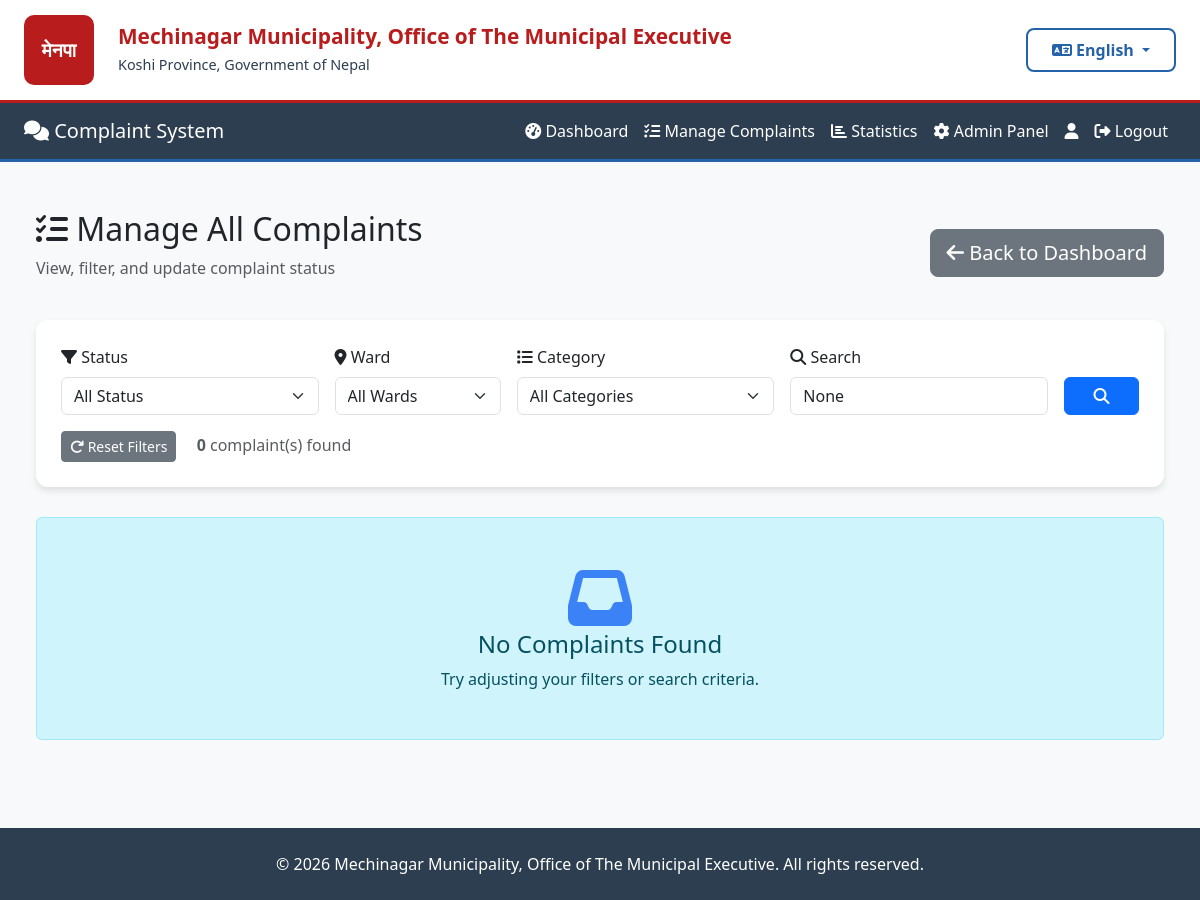
The page /complaints/admin/list/ (signed in) on the database as committed earlier.
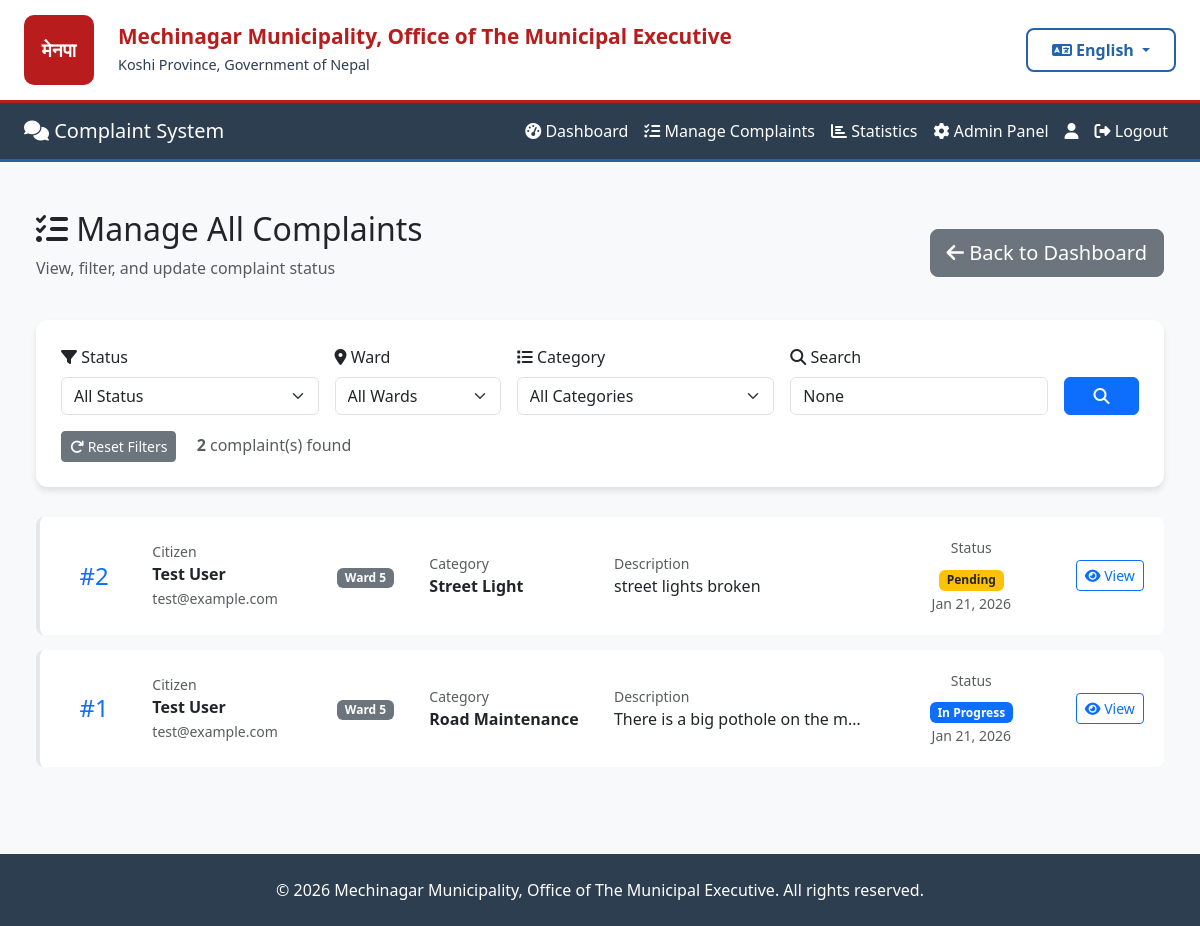
The same page on the database as committed later.
### complaints/models.py (models this page shows, shortened)
class Complaint(models.Model):
    STATUS_CHOICES = [
        ('Pending', 'Pending'),
        ('In Progress', 'In Progress'),
        ('Resolved', 'Resolved'),
    ]
    CATEGORY_CHOICES = [
        ('Road Maintenance', 'Road Maintenance'),
        ('Street Light', 'Street Light'),
        ('Water Supply', 'Water Supply'),
        ('Sanitation', 'Sanitation'),
        ('Traffic', 'Traffic'),
        ('Parks', 'Parks & Recreation'),
        ('Other', 'Other'),
    ]
    WARD_CHOICES = [(str(i), f'Ward {i}') for i in range(1, 16)]
    user = models.ForeignKey(
        settings.AUTH_USER_MODEL,
        on_delete=models.CASCADE,
        related_name='complaints'
    )
    ward = models.CharField(
        max_length=2,
        choices=WARD_CHOICES,
        help_text="Select your ward number (1-15)"
    )
    category = models.CharField(max_length=100, choices=CATEGORY_CHOICES)
    description = models.TextField()
    image = models.ImageField(upload_to=complaint_image_path, blank=True, null=True)
    status = models.CharField(max_length=20, choices=STATUS_CHOICES, default='Pending')
    created_at = models.DateTimeField(auto_now_add=True)
    updated_at = models.DateTimeField(auto_now=True)
    class Meta:
        db_table = 'complaints'
        ordering = ['-created_at']
        verbose_name = 'Complaint'
        verbose_name_plural = 'Complaints'
        indexes = [
            models.Index(fields=['status', 'created_at']),
            models.Index(fields=['ward', 'status']),
        ]

### accounts/models.py (models this page shows, shortened)
class User(AbstractUser):
    WARD_CHOICES = [(str(i), f'Ward {i}') for i in range(1, 16)]
    fullname = models.CharField(max_length=200)
    phone = models.CharField(max_length=20, blank=True, null=True)
    address = models.TextField(blank=True, null=True)
    ward = models.CharField(
        max_length=2,
        choices=WARD_CHOICES,
        blank=True,
        null=True,
        help_text="Your ward number (1-15)"
    )
    created_at = models.DateTimeField(auto_now_add=True)
    class Meta:
        db_table = 'users'

### complaints/admin_views.py (the view)
# urls.py: path('admin/list/', admin_views.admin_complaint_list, name='admin_complaint_list'),
@login_required
@user_passes_test(is_admin)
def admin_complaint_list(request):
    complaints = Complaint.objects.select_related('user').order_by('-created_at')
    status_filter = request.GET.get('status')
    ward_filter = request.GET.get('ward')
    category_filter = request.GET.get('category')
    search = request.GET.get('search')
    if status_filter:
        complaints = complaints.filter(status=status_filter)
    if ward_filter:
        complaints = complaints.filter(ward=ward_filter)
    if category_filter:
        complaints = complaints.filter(category=category_filter)
    if search:
        complaints = complaints.filter(
            Q(description__icontains=search) |
            Q(user__fullname__icontains=search) |
            Q(user__email__icontains=search)
        )
    context = {
        'complaints': complaints,
        'status_filter': status_filter,
        'ward_filter': ward_filter,
        'category_filter': category_filter,
        'search': search,
    }
    return render(request, 'complaints/admin_complaint_list.html', context)

### complaints/admin_views.py (called while the page is built)
def is_admin(user):
    return user.is_staff

### core/context_processors.py (called while the page is built)
def language(request):
    lang = request.session.get('language', 'en')
    return {
        'lang': lang,
        'translations': get_lang_dict(lang),
        't': get_lang_dict(lang),  # Shorter alias
    }

### core/translation.py (called while the page is built)
def get_lang_dict(lang='en'):
    return TRANSLATIONS.get(lang, TRANSLATIONS['en'])

### complaints/templates/complaints/admin_complaint_list.html (shortened to what the changed rows need)
{% extends 'base.html' %}
{% block content %}
<div class="container-fluid py-4">
    <div class="row mb-4">
        <div class="col-12 d-flex justify-content-between align-items-center">
            <div>
                <h2>
                    <i class="fas fa-tasks"></i> Manage All Complaints
                </h2>
            </div>
        </div>
    </div>
    <div class="filter-card">
        <div class="mt-3">
            <span class="ms-3 text-muted">
                <strong>{{ complaints.count }}</strong> complaint(s) found
            </span>
        </div>
    </div>
    {% if complaints %}
        {% for complaint in complaints %}
            <div class="complaint-row">
                <div class="row align-items-center">
                    <div class="col-md-1 text-center">
                        <h4 class="mb-0 text-primary">#{{ complaint.id }}</h4>
                    </div>
                    <div class="col-md-2">
                        <small class="text-muted d-block">Citizen</small>
                        <strong>{{ complaint.user.fullname }}</strong><br>
                        <small class="text-muted">{{ complaint.user.email }}</small>
                    </div>
                    <div class="col-md-1">
                        <span class="badge bg-secondary">Ward {{ complaint.ward }}</span>
                    </div>
                    <div class="col-md-2">
                        <small class="text-muted d-block">Category</small>
                        <strong>{{ complaint.category }}</strong>
                    </div>
                    <div class="col-md-3">
                        <small class="text-muted d-block">Description</small>
                        <p class="mb-0 text-truncate">{{ complaint.description|truncatewords:10 }}</p>
                    </div>
                    <div class="col-md-2 text-center">
                        <small class="text-muted d-block mb-2">Status</small>
                        {% if complaint.status == 'Pending' %}
                            <span class="badge bg-warning text-dark">Pending</span>
                        {% elif complaint.status == 'In Progress' %}
                            <span class="badge bg-primary">In Progress</span>
                        {% else %}
                            <span class="badge bg-success">Resolved</span>
                        {% endif %}
                        <br>
                        <small class="text-muted">{{ complaint.created_at|date:"M d, Y" }}</small>
                    </div>
                    <div class="col-md-1">
                        <a href="/complaints/admin/detail/{{ complaint.id }}/" class="btn btn-sm btn-outline-primary w-100">
                            <i class="fas fa-eye"></i> View
                        </a>
                    </div>
                </div>
            </div>
        {% endfor %}
    {% else %}
        <div class="alert alert-info text-center py-5">
            <i class="fas fa-inbox" style="font-size: 4rem; color: #3b82f6;"></i>
            <h4>No Complaints Found</h4>
            <p class="mb-0">Try adjusting your filters or search criteria.</p>
        </div>
    {% endif %}
</div>
{% endblock %}

Rows that differ between the two databases and show on the page:
added Complaint: id "2", user.fullname "Test User", user.email "test@example.com", ward "5", category "Street Light", description "street lights broken", status "Pending", created_at "Jan 21, 2026"
added Complaint: id "1", user.fullname "Test User", user.email "test@example.com", ward "5", category "Road Maintenance", description "There is a big pothole on the m…", status "In Progress", created_at "Jan 21, 2026"
Other text that changed with them:
{{ complaints.count }}: "0" → "2"
text no longer shown: "No Complaints Found Try adjusting your filters or search criteria."
